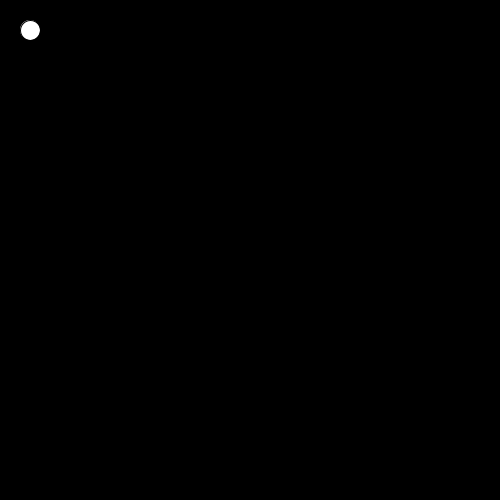
Frame 1 (no input)
Frame 60 (the mouse pressed at the canvas centre just before this capture): identical to frame 1, image omitted
Frame 120 (the mouse held since frame 60 and released just before this capture): identical to frame 1, image omitted

The Processing sketch that drew this single still picture (run headless with seeded random() and noise(); from frame 60 on, the mouse is pressed at the canvas centre):

// Processing sketch: testest
// ── testest.pde

void setup()
{
  size(500, 500);
  smooth();
}

void draw()
{
  background(0, 0, 0);  // tweak[0,255]
  
  fill(255, 255, 255);  // tweak[0, 255]
  ellipse(30, 30, 20, 20);  // tweak[10,200]
  
}
